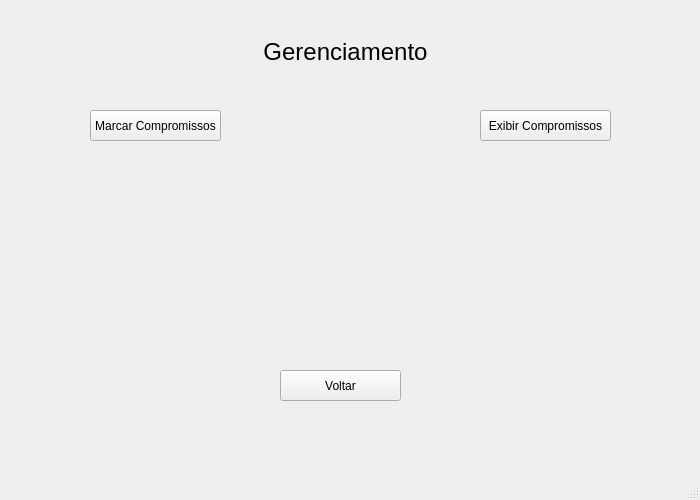
<?xml version="1.0" encoding="UTF-8"?>
<ui version="4.0">
 <class>MainWindow</class>
 <widget class="QMainWindow" name="MainWindow">
  <property name="geometry">
   <rect>
    <x>0</x>
    <y>0</y>
    <width>700</width>
    <height>500</height>
   </rect>
  </property>
  <property name="minimumSize">
   <size>
    <width>700</width>
    <height>500</height>
   </size>
  </property>
  <property name="windowTitle">
   <string>MainWindow</string>
  </property>
  <widget class="QWidget" name="centralwidget">
   <widget class="QPushButton" name="pushButton">
    <property name="geometry">
     <rect>
      <x>280</x>
      <y>370</y>
      <width>121</width>
      <height>31</height>
     </rect>
    </property>
    <property name="styleSheet">
     <string notr="true"/>
    </property>
    <property name="text">
     <string>Voltar</string>
    </property>
   </widget>
   <widget class="QPushButton" name="pushButton_2">
    <property name="geometry">
     <rect>
      <x>480</x>
      <y>110</y>
      <width>131</width>
      <height>31</height>
     </rect>
    </property>
    <property name="text">
     <string>Exibir Compromissos</string>
    </property>
   </widget>
   <widget class="QPushButton" name="pushButton_3">
    <property name="geometry">
     <rect>
      <x>90</x>
      <y>110</y>
      <width>131</width>
      <height>31</height>
     </rect>
    </property>
    <property name="styleSheet">
     <string notr="true">QLineEdit{
	font: 12pt &quot;Segoe UI&quot;;
	color: rgb(100, 100, 100);
	border: 2px solid rgb(45, 45, 45);
	border-radius: 5px;
	padding: 15px;
	background-color: rgb(30, 30, 30);
}

QLineEdit:hover{
	border: 2px solid rgb(55, 55, 55);
}

QLineEdit:focus{
	border: 2px solid rgb(44, 97, 181);
	color: rgb(255, 255, 255);
}</string>
    </property>
    <property name="text">
     <string>Marcar Compromissos</string>
    </property>
   </widget>
   <widget class="QPushButton" name="pushButton_4">
    <property name="geometry">
     <rect>
      <x>260</x>
      <y>40</y>
      <width>171</width>
      <height>24</height>
     </rect>
    </property>
    <property name="font">
     <font>
      <family>Arial</family>
      <pointsize>18</pointsize>
      <italic>false</italic>
      <bold>false</bold>
     </font>
    </property>
    <property name="styleSheet">
     <string notr="true">border-radius: 5px;
font: 18pt &quot;Arial&quot;;</string>
    </property>
    <property name="text">
     <string>Gerenciamento</string>
    </property>
   </widget>
  </widget>
  <widget class="QMenuBar" name="menubar">
   <property name="geometry">
    <rect>
     <x>0</x>
     <y>0</y>
     <width>700</width>
     <height>21</height>
    </rect>
   </property>
  </widget>
  <widget class="QStatusBar" name="statusbar"/>
 </widget>
 <resources/>
 <connections/>
</ui>
